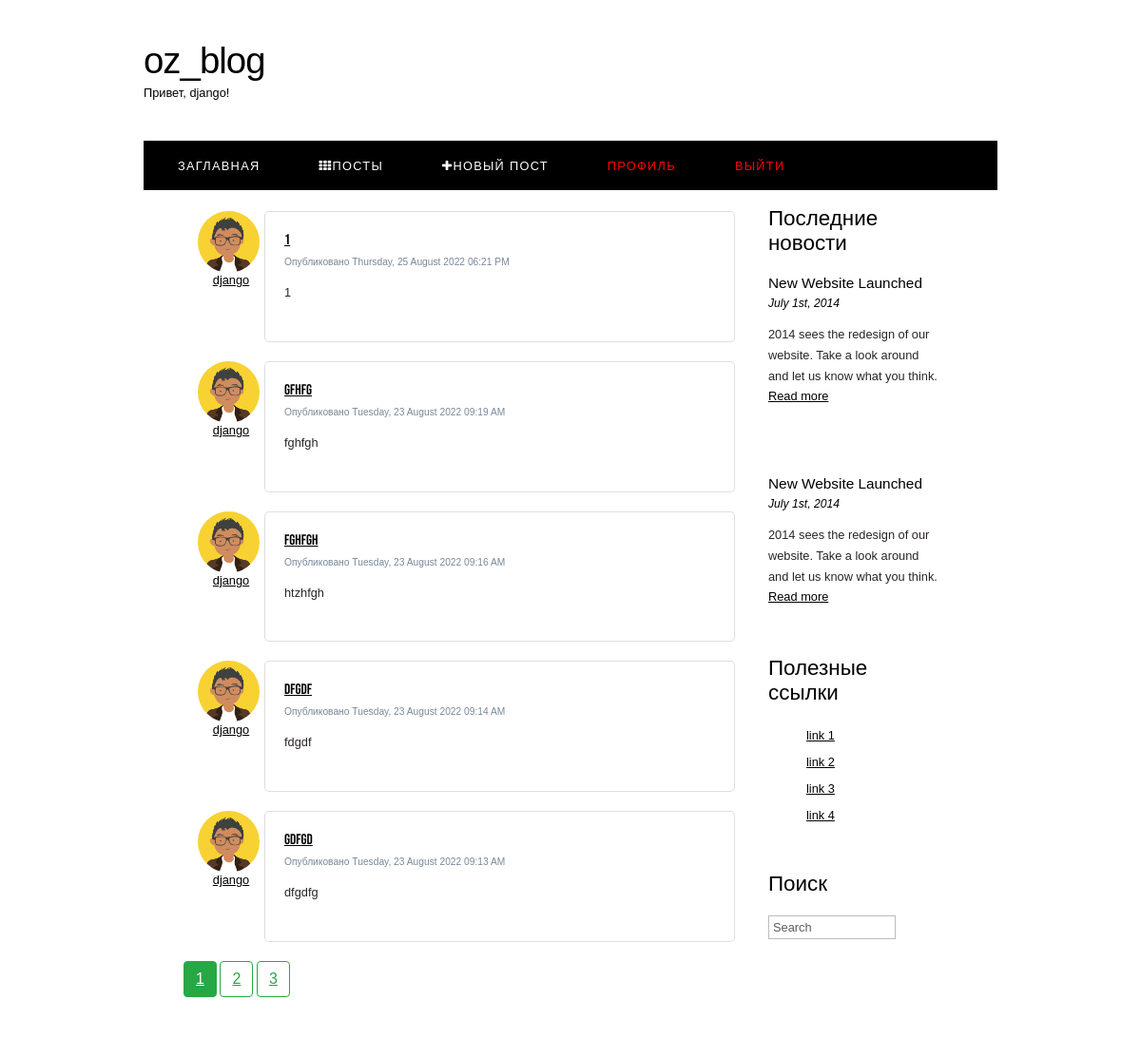
Screenshot of /allpost (signed in) with the database file from the repository.
### oz_blog/models.py (models this page shows, shortened)
class User(db.Model, UserMixin):
    id = db.Column(db.Integer, primary_key=True)
    username = db.Column(db.String(20), unique=True, nullable=False)
    email = db.Column(db.String(120), unique=True, nullable=False)
    image_file = db.Column(db.String(20), nullable=False,
                           default='default.png')
    password = db.Column(db.String(60), nullable=False)
    posts = db.relationship('Post', backref='author', lazy=True)

class Post(db.Model):
    id = db.Column(db.Integer, primary_key=True)
    title = db.Column(db.String(100), nullable=False)
    date_posted = db.Column(db.DateTime, nullable=False,
                            default=datetime.utcnow)
    content = db.Column(db.Text, nullable=False)
    user_id = db.Column(db.Integer, db.ForeignKey('user.id'), nullable=False)

### oz_blog/posts/routes.py (the view)
@posts.route("/allpost")
@login_required
def allpost():
    page = request.args.get('page', 1, type=int)
    posts = Post.query.order_by(Post.date_posted.desc()). \
        paginate(page=page, per_page=5)
    return render_template('allpost.html', posts=posts)

### oz_blog/models.py (called while the page is built)
@login_manager.user_loader
def load_user(user_id):
    return User.query.get(int(user_id))

### oz_blog/templates/allpost.html (shortened to what this page needs)
{% extends "layout.html" %}
{% block content %}
    {% for post in posts.items %}
        <div class="container" style="display: flex;">
            <article class="media" style="display: flex; flex-direction: column;">
                <img class="rounded-circle article-img" style="margin-right: 5px;"
                     src="{{ url_for('static', filename='profile_pics/' + post.author.image_file) }}">
                <a href="{{ url_for('users.user_posts', username=post.author.username) }}" id="author"
                   style="margin: 0 auto;">{{ post.author.username }}</a>
            </article>
            <div class="card" style="margin-bottom: 20px;">
                <div class="card-body">
                    <h4 class="card-title"><a class="title"
                                              href="{{ url_for('posts.post', post_id=post.id) }}">{{ post.title }}</a>
                    </h4>
                    <small>Опубликовано {{ post.date_posted.strftime('%A, %d %B %Y %I:%M %p') }}</small>
                    <br>
                    <br>
                    <p class="card-text">{{ post.content }}</p>
                </div>
            </div>
        </div>
    {% endfor %}
    {% for page_num in posts.iter_pages(left_edge=1, right_edge=1, left_current=1, right_current=2) %}
        {% if page_num %}
            {% if posts.page == page_num %}
                <a class="btn btn-success mb-4" href="{{ url_for('posts.allpost', page=page_num) }}">{{ page_num }}</a>
            {% else %}
                <a class="btn btn-outline-success mb-4"
                   href="{{ url_for('posts.allpost', page=page_num) }}">{{ page_num }}</a>
            {% endif %}
        {% else %}
            ...
        {% endif %}
    {% endfor %}
{% endblock content %}

### oz_blog/templates/layout.html (shortened to what this page needs)
<!DOCTYPE HTML>
<html lang="ru">
<head>
    <link rel="stylesheet" href="https://maxcdn.bootstrapcdn.com/bootstrap/4.0.0/css/bootstrap.min.css"
>
    <link rel="stylesheet" href="https://cdnjs.cloudflare.com/ajax/libs/font-awesome/4.7.0/css/font-awesome.min.css">
    <link rel="stylesheet" type="text/css" href="{{ url_for('static', filename='main.css') }}">
</head>
<body>
    <div id="main">
        <div id="header">
            <div id="logo">
                <div id="logo_text">
                    <h1><a href="{{ url_for('main.home') }}">oz<span class="logo_colour">_blog</span></a></h1>
                    {% if current_user.is_authenticated %}
                        <h2>Привет, {{ current_user.username }}!</h2>
                    {% endif %}
                </div>
            </div>
            <div id="menubar">
                <ul id="menu">
                    <li class="selected"><a href="{{ url_for('main.home') }}">Заглавная</a></li>
                    {% if current_user.is_authenticated %}
                        <li><a class="nav-item nav-link navigation-links" href="{{ url_for('posts.allpost') }}"><i
                                class="fa fa-th"></i>Посты</a></li>
                        <li><a class="nav-item nav-link navigation-links" href="{{ url_for('posts.new_post') }}"><i
                                class="fa fa-plus"></i>Новый пост</a></li>
                    {% endif %}
                    {% if current_user.is_authenticated %}
                        <li><a style="color: red" href="{{ url_for('users.account') }}">Профиль</a></li>
                        <li><a style="color: red" href="{{ url_for('users.logout') }}">Выйти</a></li>
                    {% else %}
                        <li><a style="color: red" class="login_a" href="{{ url_for('users.login') }}">Войти</a></li>
                        <li><a style="color: red" href="{{ url_for('users.register') }}">Зарегистрироваться</a></li>
                    {% endif %}
                </ul>
            </div>
        </div>
        <div id="site_content">
            <div class="sidebar">
                <h3>Последние новости</h3>
                <h4>New Website Launched</h4>
                <h5>July 1st, 2014</h5>
                <p>2014 sees the redesign of our website. Take a look around and let us know what you think.<br/><a
                        href="#">Read more</a></p>
                <p></p>
                <h4>New Website Launched</h4>
                <h5>July 1st, 2014</h5>
                <p>2014 sees the redesign of our website. Take a look around and let us know what you think.<br/><a
                        href="#">Read more</a></p>
                <h3>Полезные ссылки</h3>
                <ul>
                    <li><a href="#">link 1</a></li>
                    <li><a href="#">link 2</a></li>
                    <li><a href="#">link 3</a></li>
                    <li><a href="#">link 4</a></li>
                </ul>
                <h3>Поиск</h3>
                <form method="post" action="#" id="search_form">
                    <p>
                        <input class="search" type="text" name="search_field" value="Search"/>
                    </p>
                </form>
            </div>
            <div id="content">
                {% block content %}{% endblock %}
            </div>
        </div>
    </div>
</body>
</html>

### oz_blog/static/main.css (style rules this page uses)
body { margin: 0; padding: 0; }
h1, h2, h3, h4, h5, h6 { color: #444444; }
.article-img { height: 65px; width: 65px; margin-right: 16px; }

### oz_blog/templates/allpost.html (style rules this page uses)
.card { border-radius: 5px; background-color: white; width: 92%; }
.card-title { margin-bottom: 0 !important; font-family: 'Bebas Neue', cursive; }
small { color: lightslategray; }
p { color: rgb(43, 37, 37); }
.container { display: flex; justify-content: space-between; }

### oz_blog/templates/layout.html (style rules this page uses)
body { font: normal .80em 'trebuchet ms', arial, sans-serif; color: #000; }
p { padding: 0 0 20px 0; line-height: 1.7em; }
img { border: 0; }
h1, h2, h3, h4, h5, h6 { font: normal 175% 'century gothic', arial, sans-serif; color: #000; margin: 0 0 15px 0; padding: 15px 0 5px 0; }
h2 { font: normal 175% 'century gothic', arial, sans-serif; }
h4, h5, h6 { margin: 0; padding: 0 0 5px 0; font: normal 120% arial, sans-serif; }
h5, h6 { font: italic 95% arial, sans-serif; padding: 0 0 15px 0; }
a, a:hover { outline: none; text-decoration: underline; color: #000; }
ul { margin: 2px 0 22px 17px; }
ul li { list-style-type: circle; margin: 0 0 6px 0; padding: 0 0 4px 5px; }
#main, #logo, #menubar, #site_content, #footer { margin-left: auto; margin-right: auto; }
#header { background: transparent; height: 202px; }
#logo { width: 898px; position: relative; height: 148px; border-bottom: 2px solid #FFF; }
#logo #logo_text { position: absolute; top: 20px; left: 0; }
#logo h1, #logo h2 { font: normal 300% 'century gothic', arial, sans-serif; border-bottom: 0; text-transform: none; margin: 0; }
#logo_text h1, #logo_text h1 a, #logo_text h1 a:hover { padding: 22px 0 0 0; color: #000; letter-spacing: -1px; text-decoration: none; }
#logo_text h1 a .logo_colour { color: #000; }
#logo_text h2 { font-size: 100%; padding: 4px 0 0 0; color: #000; }
#menubar { width: 898px; height: 52px; padding: 0; background: #000; }
ul#menu, ul#menu li { float: left; margin: 0; padding: 0; }
ul#menu li { list-style: none; }
ul#menu li a { letter-spacing: 0.1em; font: normal 100% arial, sans-serif; display: block; float: left; height: 17px; margin: 10px 0 0 10px; padding: 9px 26px 6px 26px; text-align: center; color: #FFF; text-transform: uppercase; text-decoration: none; background: transparent; }
ul#menu li a:hover, ul#menu li.selected a, ul#menu li.selected a:hover { color: #FFF; }
#site_content { width: 854px; overflow: hidden; margin: 0 auto 0 auto; padding: 0 24px 20px 20px; background: #FFF; }
.sidebar { float: right; width: 210px; padding: 0 15px 20px 15px; }
.sidebar ul { width: 198px; padding: 4px 0 0 0; margin: 4px 0 30px 0; }
.sidebar li { list-style: none; padding: 0 0 7px 0; }
.sidebar li a, .sidebar li a:hover { padding: 0 0 0 40px; display: block; }
#content { margin-top: 20px; text-align: left; float: left; width: 595px; padding: 0; }
.search { color: #5D5D5D; border: 1px solid #BBB; width: 134px; padding: 4px; font: 100% arial, sans-serif; }

### rows the page displays
User: username "django"
Post: image_file (placeholder picture), author.username "django", title "1", date_posted "Thursday, 25 August 2022 06:21 PM", content "1"
Post: image_file (placeholder picture), author.username "django", title "gfhfg", date_posted "Tuesday, 23 August 2022 09:19 AM", content "fghfgh"
Post: image_file (placeholder picture), author.username "django", title "fghfgh", date_posted "Tuesday, 23 August 2022 09:16 AM", content "htzhfgh"
Post: image_file (placeholder picture), author.username "django", title "dfgdf", date_posted "Tuesday, 23 August 2022 09:14 AM", content "fdgdf"
Post: image_file (placeholder picture), author.username "django", title "gdfgd", date_posted "Tuesday, 23 August 2022 09:13 AM", content "dfgdfg"

### other values shown
{{ page_num }} "1"
{{ page_num }} "2" "3"
